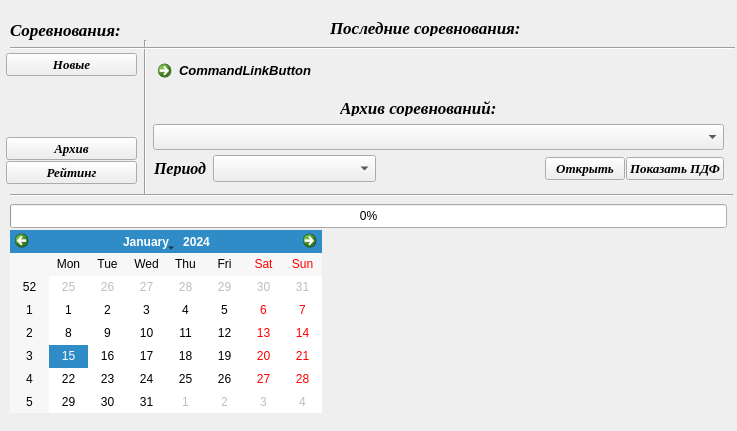
<?xml version="1.0" encoding="UTF-8"?>
<ui version="4.0">
 <class>Form</class>
 <widget class="QWidget" name="Form">
  <property name="geometry">
   <rect>
    <x>0</x>
    <y>0</y>
    <width>737</width>
    <height>431</height>
   </rect>
  </property>
  <property name="windowTitle">
   <string>Form</string>
  </property>
  <property name="autoFillBackground">
   <bool>false</bool>
  </property>
  <widget class="QCommandLinkButton" name="LinkButton">
   <property name="geometry">
    <rect>
     <x>150</x>
     <y>53</y>
     <width>571</width>
     <height>31</height>
    </rect>
   </property>
   <property name="font">
    <font>
     <family>Segoe UI</family>
     <pointsize>10</pointsize>
     <italic>true</italic>
     <strikeout>false</strikeout>
    </font>
   </property>
   <property name="text">
    <string>CommandLinkButton</string>
   </property>
  </widget>
  <widget class="QComboBox" name="comboBox">
   <property name="geometry">
    <rect>
     <x>153</x>
     <y>124</y>
     <width>571</width>
     <height>26</height>
    </rect>
   </property>
   <property name="font">
    <font>
     <family>Times New Roman</family>
     <pointsize>12</pointsize>
     <italic>true</italic>
    </font>
   </property>
   <property name="insertPolicy">
    <enum>QComboBox::InsertAtBottom</enum>
   </property>
   <property name="sizeAdjustPolicy">
    <enum>QComboBox::AdjustToMinimumContentsLengthWithIcon</enum>
   </property>
   <property name="iconSize">
    <size>
     <width>20</width>
     <height>20</height>
    </size>
   </property>
   <property name="modelColumn">
    <number>0</number>
   </property>
  </widget>
  <widget class="QLabel" name="label">
   <property name="geometry">
    <rect>
     <x>330</x>
     <y>20</y>
     <width>321</width>
     <height>16</height>
    </rect>
   </property>
   <property name="font">
    <font>
     <family>Times New Roman</family>
     <pointsize>13</pointsize>
     <weight>75</weight>
     <italic>true</italic>
     <bold>true</bold>
    </font>
   </property>
   <property name="text">
    <string>Последние соревнования:</string>
   </property>
  </widget>
  <widget class="QLabel" name="label_2">
   <property name="geometry">
    <rect>
     <x>340</x>
     <y>100</y>
     <width>291</width>
     <height>16</height>
    </rect>
   </property>
   <property name="font">
    <font>
     <family>Times New Roman</family>
     <pointsize>13</pointsize>
     <weight>75</weight>
     <italic>true</italic>
     <bold>true</bold>
    </font>
   </property>
   <property name="text">
    <string>Архив соревнований:</string>
   </property>
  </widget>
  <widget class="QLabel" name="label_3">
   <property name="geometry">
    <rect>
     <x>10</x>
     <y>20</y>
     <width>131</width>
     <height>20</height>
    </rect>
   </property>
   <property name="font">
    <font>
     <family>Times New Roman</family>
     <pointsize>13</pointsize>
     <weight>75</weight>
     <italic>true</italic>
     <bold>true</bold>
    </font>
   </property>
   <property name="text">
    <string>Соревнования:</string>
   </property>
  </widget>
  <widget class="Line" name="line">
   <property name="geometry">
    <rect>
     <x>137</x>
     <y>40</y>
     <width>16</width>
     <height>155</height>
    </rect>
   </property>
   <property name="orientation">
    <enum>Qt::Vertical</enum>
   </property>
  </widget>
  <widget class="Line" name="line_2">
   <property name="geometry">
    <rect>
     <x>10</x>
     <y>40</y>
     <width>725</width>
     <height>16</height>
    </rect>
   </property>
   <property name="orientation">
    <enum>Qt::Horizontal</enum>
   </property>
  </widget>
  <widget class="Line" name="line_3">
   <property name="geometry">
    <rect>
     <x>10</x>
     <y>187</y>
     <width>723</width>
     <height>16</height>
    </rect>
   </property>
   <property name="orientation">
    <enum>Qt::Horizontal</enum>
   </property>
  </widget>
  <widget class="QProgressBar" name="progressBar">
   <property name="geometry">
    <rect>
     <x>10</x>
     <y>204</y>
     <width>717</width>
     <height>24</height>
    </rect>
   </property>
   <property name="value">
    <number>0</number>
   </property>
  </widget>
  <widget class="QWidget" name="layoutWidget">
   <property name="geometry">
    <rect>
     <x>6</x>
     <y>53</y>
     <width>131</width>
     <height>131</height>
    </rect>
   </property>
   <layout class="QVBoxLayout" name="verticalLayout">
    <property name="spacing">
     <number>1</number>
    </property>
    <item>
     <widget class="QPushButton" name="Button_new">
      <property name="font">
       <font>
        <family>Times New Roman</family>
        <pointsize>10</pointsize>
        <weight>75</weight>
        <italic>true</italic>
        <bold>true</bold>
       </font>
      </property>
      <property name="text">
       <string>Новые</string>
      </property>
     </widget>
    </item>
    <item>
     <spacer name="verticalSpacer">
      <property name="orientation">
       <enum>Qt::Vertical</enum>
      </property>
      <property name="sizeHint" stdset="0">
       <size>
        <width>20</width>
        <height>40</height>
       </size>
      </property>
     </spacer>
    </item>
    <item>
     <widget class="QPushButton" name="Button_old">
      <property name="font">
       <font>
        <family>Times New Roman</family>
        <pointsize>10</pointsize>
        <weight>75</weight>
        <italic>true</italic>
        <bold>true</bold>
       </font>
      </property>
      <property name="text">
       <string>Архив</string>
      </property>
     </widget>
    </item>
    <item>
     <widget class="QPushButton" name="Button_R">
      <property name="font">
       <font>
        <family>Times New Roman</family>
        <pointsize>10</pointsize>
        <weight>75</weight>
        <italic>true</italic>
        <bold>true</bold>
       </font>
      </property>
      <property name="text">
       <string>Рейтинг</string>
      </property>
     </widget>
    </item>
   </layout>
  </widget>
  <widget class="QLabel" name="label_4">
   <property name="geometry">
    <rect>
     <x>154</x>
     <y>160</y>
     <width>71</width>
     <height>16</height>
    </rect>
   </property>
   <property name="sizePolicy">
    <sizepolicy hsizetype="MinimumExpanding" vsizetype="Preferred">
     <horstretch>0</horstretch>
     <verstretch>0</verstretch>
    </sizepolicy>
   </property>
   <property name="font">
    <font>
     <family>Times New Roman</family>
     <pointsize>12</pointsize>
     <weight>75</weight>
     <italic>true</italic>
     <bold>true</bold>
    </font>
   </property>
   <property name="text">
    <string>Период</string>
   </property>
  </widget>
  <widget class="QWidget" name="layoutWidget">
   <property name="geometry">
    <rect>
     <x>213</x>
     <y>150</y>
     <width>511</width>
     <height>38</height>
    </rect>
   </property>
   <layout class="QHBoxLayout" name="horizontalLayout_2">
    <item>
     <widget class="QComboBox" name="comboBox_arhive_year">
      <property name="sizePolicy">
       <sizepolicy hsizetype="Expanding" vsizetype="Fixed">
        <horstretch>0</horstretch>
        <verstretch>0</verstretch>
       </sizepolicy>
      </property>
      <property name="font">
       <font>
        <family>Times New Roman</family>
        <pointsize>12</pointsize>
       </font>
      </property>
     </widget>
    </item>
    <item>
     <spacer name="horizontalSpacer">
      <property name="orientation">
       <enum>Qt::Horizontal</enum>
      </property>
      <property name="sizeHint" stdset="0">
       <size>
        <width>40</width>
        <height>20</height>
       </size>
      </property>
     </spacer>
    </item>
    <item>
     <layout class="QHBoxLayout" name="horizontalLayout">
      <property name="spacing">
       <number>1</number>
      </property>
      <item>
       <widget class="QPushButton" name="Button_open">
        <property name="font">
         <font>
          <family>Times New Roman</family>
          <pointsize>10</pointsize>
          <weight>75</weight>
          <italic>true</italic>
          <bold>true</bold>
         </font>
        </property>
        <property name="text">
         <string>Открыть</string>
        </property>
       </widget>
      </item>
      <item>
       <widget class="QPushButton" name="Button_view_pdf">
        <property name="font">
         <font>
          <family>Times New Roman</family>
          <pointsize>10</pointsize>
          <weight>75</weight>
          <italic>true</italic>
          <bold>true</bold>
         </font>
        </property>
        <property name="text">
         <string>Показать ПДФ</string>
        </property>
       </widget>
      </item>
     </layout>
    </item>
   </layout>
  </widget>
  <widget class="QCalendarWidget" name="calendarWidget">
   <property name="geometry">
    <rect>
     <x>10</x>
     <y>230</y>
     <width>312</width>
     <height>183</height>
    </rect>
   </property>
  </widget>
 </widget>
 <resources/>
 <connections/>
</ui>
